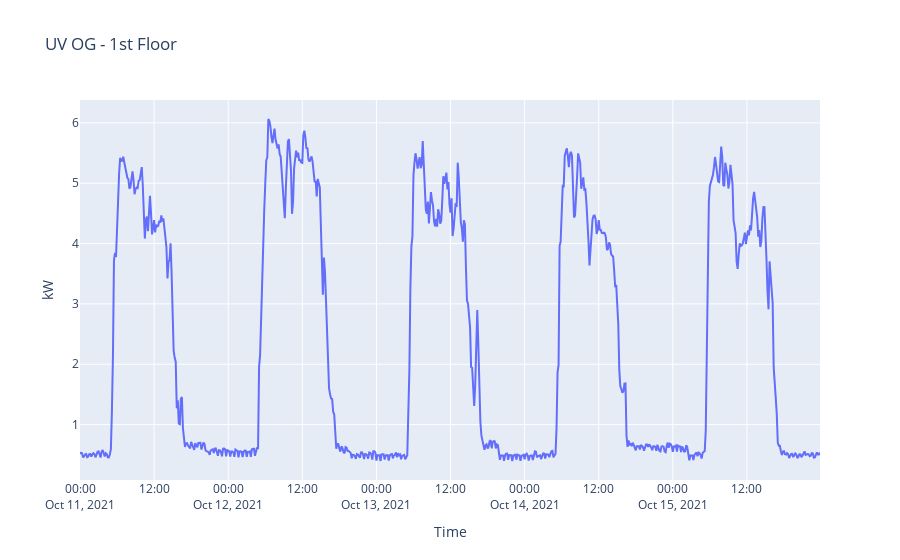

The code cell stored with this chart in its notebook:
### Code cell
px.line(
    x=df.index, y=df.kw, 
    title='UV OG - 1st Floor',
    labels={
        'x': 'Time',
        'y': 'kW'
    })

### Figure 1 — Plotly figure (JSON) as saved in the notebook; plotly's stock layout.template omitted (floating-point values rounded to 4 significant figures; data arrays with more than 128 entries replaced by an {"elided": "..."} marker saying what was removed)
{"data": [{"hovertemplate": "Time=%{x}<br>kW=%{y}<extra></extra>", "legendgroup": "", "line": {"color": "#636efa", "dash": "solid"}, "marker": {"symbol": "circle"}, "mode": "lines", "name": "", "orientation": "v", "showlegend": false, "type": "scatter", "x": {"elided": "720 str values"}, "xaxis": "x", "y": {"elided": "720 float values"}, "yaxis": "y"}], "layout": {"legend": {"tracegroupgap": 0}, "title": {"text": "UV OG - 1st Floor"}, "xaxis": {"anchor": "y", "domain": [0, 1], "title": {"text": "Time"}}, "yaxis": {"anchor": "x", "domain": [0, 1], "title": {"text": "kW"}}}}
